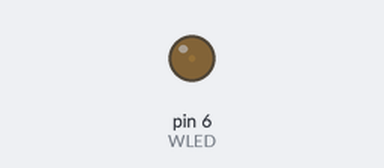
Simulated run of this sketch. Board: Arduino Uno, built with avr-gcc and run on an emulated ATmega328P. Shown: output pins drawn as LEDs (lit = HIGH). What the sketch prints to the serial monitor is not drawn.

Above: at 0.05 s.
At 0.9 s:
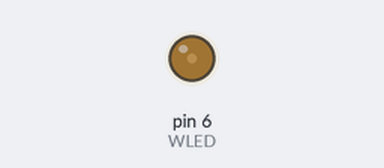
Timing chart, 0 to 3.3 s (numbered marks = the images above):
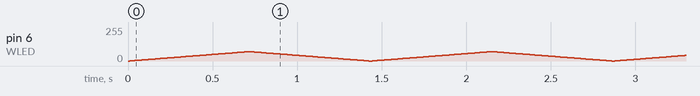

The sketch:

LED_blink_revisited.ino.ino
```cpp
int WLED = 6;
int variable = 0;
int fade = 1;              //starts the function increasing
int x = 0;

void setup() {
pinMode(WLED, OUTPUT);     // set pin as output
Serial.begin(9600);        // Start the serial monitor
}
void loop() {
if(variable == 0){
  fade = 1;               //the voltage brought to the LED is increasing when it reaches 0
  delay(10);
}
if(variable == 70){
  fade = -1;              //the voltage brought to the LED is decreasing when it reaches 70
  delay(10);
}
variable += fade;         // add the positive or negative "fade" to the variable to change the voltage
analogWrite(WLED, variable);
for ( x=0; x<=variable; x= x+10) {
  Serial.print("~");
}
Serial.println("");       // print out "~" to show that the LED is working
delay(10);
}
```
